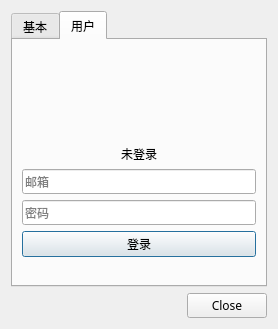
<?xml version="1.0" encoding="UTF-8"?>
<ui version="4.0">
 <class>SettingDialog</class>
 <widget class="QDialog" name="SettingDialog">
  <property name="geometry">
   <rect>
    <x>0</x>
    <y>0</y>
    <width>278</width>
    <height>329</height>
   </rect>
  </property>
  <property name="windowTitle">
   <string>设置</string>
  </property>
  <property name="modal">
   <bool>true</bool>
  </property>
  <layout class="QVBoxLayout" name="verticalLayout_2">
   <item>
    <widget class="QTabWidget" name="tabWidget">
     <property name="font">
      <font>
       <family>文泉驿微米黑</family>
      </font>
     </property>
     <property name="currentIndex">
      <number>1</number>
     </property>
     <widget class="QWidget" name="tab">
      <attribute name="title">
       <string>基本</string>
      </attribute>
      <layout class="QVBoxLayout" name="verticalLayout_4">
       <item>
        <widget class="QGroupBox" name="kbpsGroupBox">
         <property name="font">
          <font>
           <family>文泉驿微米黑</family>
          </font>
         </property>
         <property name="title">
          <string>码率</string>
         </property>
         <layout class="QVBoxLayout" name="verticalLayout_5">
          <property name="leftMargin">
           <number>0</number>
          </property>
          <property name="rightMargin">
           <number>0</number>
          </property>
          <item>
           <layout class="QGridLayout" name="gridLayout">
            <item row="0" column="0">
             <widget class="QRadioButton" name="kbps64">
              <property name="text">
               <string>64Kbps</string>
              </property>
              <property name="checked">
               <bool>true</bool>
              </property>
             </widget>
            </item>
            <item row="0" column="1">
             <widget class="QRadioButton" name="kbps128">
              <property name="text">
               <string>128Kbps</string>
              </property>
             </widget>
            </item>
            <item row="1" column="0">
             <widget class="QRadioButton" name="kbps192">
              <property name="text">
               <string>192Kbps</string>
              </property>
             </widget>
            </item>
           </layout>
          </item>
          <item>
           <widget class="QLabel" name="kbpsWarning">
            <property name="font">
             <font>
              <family>文泉驿微米黑</family>
             </font>
            </property>
            <property name="text">
             <string>注意：非Pro用户设置将无效</string>
            </property>
           </widget>
          </item>
         </layout>
        </widget>
       </item>
       <item>
        <spacer name="verticalSpacer_2">
         <property name="orientation">
          <enum>Qt::Vertical</enum>
         </property>
         <property name="sizeHint" stdset="0">
          <size>
           <width>20</width>
           <height>107</height>
          </size>
         </property>
        </spacer>
       </item>
      </layout>
     </widget>
     <widget class="QWidget" name="loginTab">
      <attribute name="title">
       <string>用户</string>
      </attribute>
      <layout class="QVBoxLayout" name="verticalLayout_3">
       <item>
        <layout class="QHBoxLayout" name="horizontalLayout">
         <item>
          <spacer name="horizontalSpacer">
           <property name="orientation">
            <enum>Qt::Horizontal</enum>
           </property>
           <property name="sizeHint" stdset="0">
            <size>
             <width>40</width>
             <height>20</height>
            </size>
           </property>
          </spacer>
         </item>
         <item>
          <layout class="QVBoxLayout" name="verticalLayout">
           <item>
            <widget class="QLabel" name="userIcon">
             <property name="minimumSize">
              <size>
               <width>90</width>
               <height>90</height>
              </size>
             </property>
             <property name="maximumSize">
              <size>
               <width>90</width>
               <height>90</height>
              </size>
             </property>
             <property name="text">
              <string/>
             </property>
             <property name="pixmap">
              <pixmap resource="imgs.qrc">:/img/user_man_circle.png</pixmap>
             </property>
             <property name="scaledContents">
              <bool>true</bool>
             </property>
            </widget>
           </item>
           <item>
            <widget class="QLabel" name="usernameLabel">
             <property name="text">
              <string>未登录</string>
             </property>
             <property name="alignment">
              <set>Qt::AlignCenter</set>
             </property>
            </widget>
           </item>
          </layout>
         </item>
         <item>
          <spacer name="horizontalSpacer_2">
           <property name="orientation">
            <enum>Qt::Horizontal</enum>
           </property>
           <property name="sizeHint" stdset="0">
            <size>
             <width>40</width>
             <height>20</height>
            </size>
           </property>
          </spacer>
         </item>
        </layout>
       </item>
       <item>
        <widget class="QLineEdit" name="email">
         <property name="inputMethodHints">
          <set>Qt::ImhEmailCharactersOnly</set>
         </property>
         <property name="placeholderText">
          <string>邮箱</string>
         </property>
        </widget>
       </item>
       <item>
        <widget class="QLineEdit" name="password">
         <property name="echoMode">
          <enum>QLineEdit::Password</enum>
         </property>
         <property name="placeholderText">
          <string>密码</string>
         </property>
        </widget>
       </item>
       <item>
        <widget class="QPushButton" name="loginButton">
         <property name="text">
          <string>登录</string>
         </property>
         <property name="default">
          <bool>true</bool>
         </property>
        </widget>
       </item>
       <item>
        <spacer name="verticalSpacer">
         <property name="orientation">
          <enum>Qt::Vertical</enum>
         </property>
         <property name="sizeHint" stdset="0">
          <size>
           <width>20</width>
           <height>40</height>
          </size>
         </property>
        </spacer>
       </item>
      </layout>
     </widget>
    </widget>
   </item>
   <item>
    <widget class="QDialogButtonBox" name="buttonBox">
     <property name="font">
      <font>
       <family>Sans</family>
      </font>
     </property>
     <property name="orientation">
      <enum>Qt::Horizontal</enum>
     </property>
     <property name="standardButtons">
      <set>QDialogButtonBox::Close</set>
     </property>
    </widget>
   </item>
  </layout>
 </widget>
 <resources>
  <include location="imgs.qrc"/>
 </resources>
 <connections>
  <connection>
   <sender>buttonBox</sender>
   <signal>accepted()</signal>
   <receiver>SettingDialog</receiver>
   <slot>accept()</slot>
   <hints>
    <hint type="sourcelabel">
     <x>248</x>
     <y>254</y>
    </hint>
    <hint type="destinationlabel">
     <x>157</x>
     <y>274</y>
    </hint>
   </hints>
  </connection>
  <connection>
   <sender>buttonBox</sender>
   <signal>rejected()</signal>
   <receiver>SettingDialog</receiver>
   <slot>reject()</slot>
   <hints>
    <hint type="sourcelabel">
     <x>316</x>
     <y>260</y>
    </hint>
    <hint type="destinationlabel">
     <x>286</x>
     <y>274</y>
    </hint>
   </hints>
  </connection>
 </connections>
</ui>
